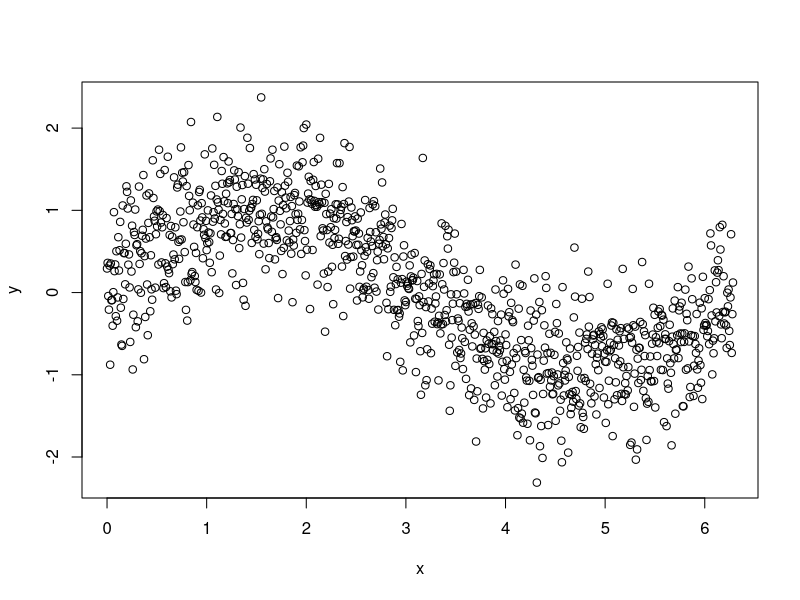
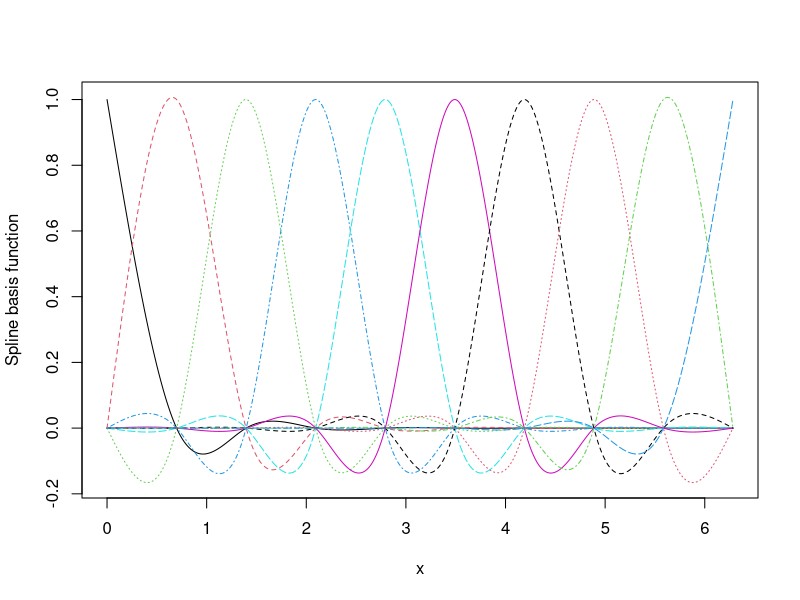
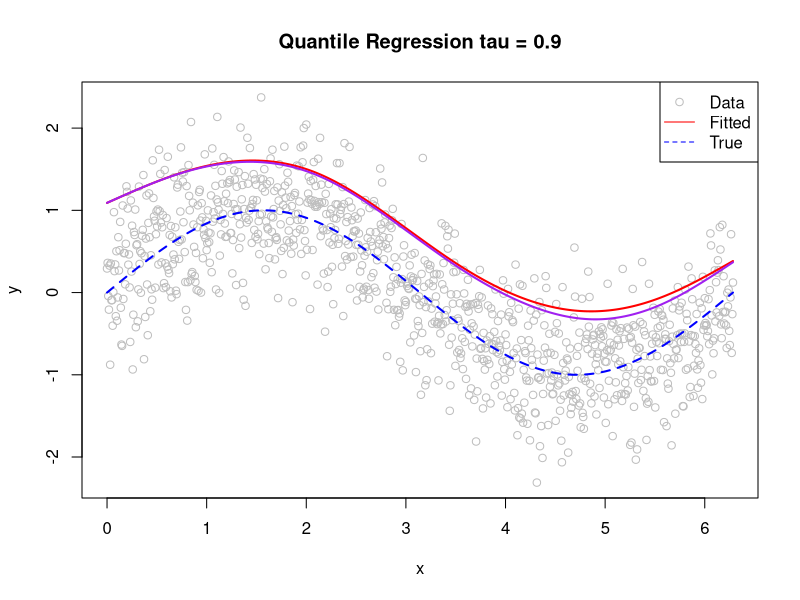
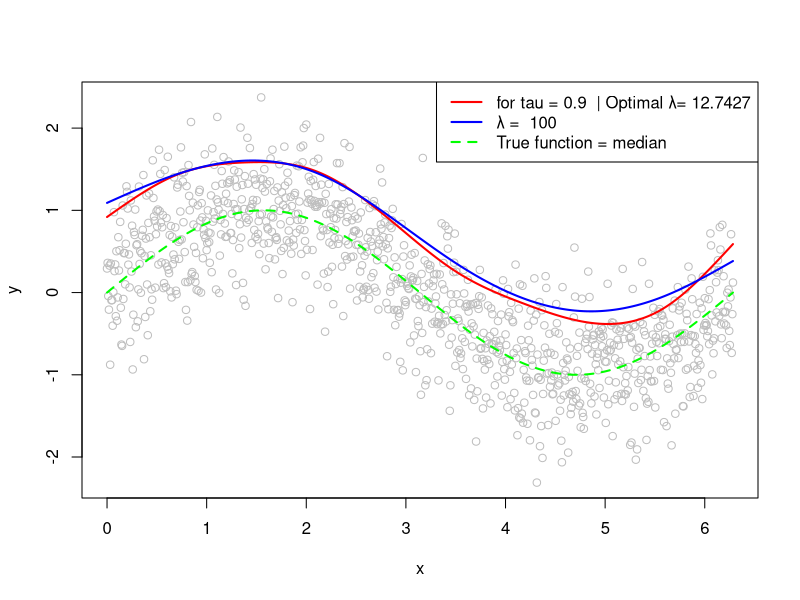

The R script that drew these images, in order:
## ---- chunk 1
knitr::opts_chunk$set(echo = TRUE)
require("knitr")
## ---- chunk 2
set.seed(12345)
## ---- chunk 3
n <- 1e3
x <- seq(0, 2*pi, length.out = n)
y <- sin(x) + rnorm(n, 0, 0.5)
dat <- data.frame(x = x, y = y)
plot(x, y)
## ---- chunk 4
library(mgcv)
sm <- smoothCon(s(x, k = 10, bs = "cr"), data=dat, knots=NULL)[[1]]
X <- sm$X
S <- sm$S[[1]] # penalty matrix S

fit <- lm(y ~ X-1, data = dat)

matplot(X, x = x, type = 'l', ylab = "Spline basis function")
## ---- chunk 5
# Computes ELF density and its derivatives w.r.t mu
dlf <- function(x, tau, mu, psi, log = FALSE, deriv = 0)
{
  sig <- 1
  y <- (x - mu) / sig
  out <- (1-tau) * y - psi * log(1 + exp(y / psi)) - log(sig * psi * beta(psi * (1 - tau), tau * psi))
  if (!log) out <- exp(out)
  if(deriv > 0)
  {
    out <- list("d" = out)
    dl <- dlogis(x, mu, psi*sig)
    pl <- plogis(x, mu, psi*sig)
    out$D <- sum((pl - (1-tau)) / sig)
    if(deriv > 1)
    {
      out$D2 <- sum(-dl / sig)
    }
  }
  return(out)
}

# Computes negative log-likelihood as a function of beta
negllkFun <- function(par, tau, psi, dat, X)
{
  mu <- X %*% par
  out <- - sum( dlf(x = dat, tau = tau, mu = mu, psi = psi, log = TRUE))
  return(out)
}

# Computes derivative of the log-likelihood w.r.t. beta
negGrad <- function(par, tau, psi, dat, X)
{
  mu <- X %*% par
  tmp <- lapply(1:length(mu),
                function(ii){
                  a <- - dlf(x = dat[ii], tau = tau, mu = mu[ii],
                  psi = psi, log = TRUE, deriv = 1)$D
                  return(a[1] * X[ii, ])
                }
  )
  out <- Reduce("+", tmp)
  return(out)
}
## ---- chunk 6
# version one of penalty
pen_negllk <- function(par, tau, psi, dat, X, S, lambda) {
  negllkFun(par, tau, psi, dat, X) + as.numeric(lambda * t(par) %*% (S %*% par))
}

pen_negGrad <- function(par, tau, psi, dat, X, S, lambda) {
  as.numeric(negGrad(par, tau, psi, dat, X)) + 2 * lambda * as.vector(S %*% par)
}

# second version of penalty
pen_ssqr <- function(beta, X, y, S, 
                     lambda,tau, psi =0.1, sigma =1){
  mu <- X %*% beta
  res <- (y-mu)
  pen <- as.numeric(t(beta) %*% S %*% beta) #produces a 1x1 matrix
  
  loss <- sum((tau -(res<0))* res) 
  penalty <- lambda * pen
  return(loss+penalty)
}
## ---- chunk 7
tau <- 0.9 #90th quantile
psi <- 0.1
lambda_1 <- 100
sigma <- 1


fit_pen_1 <- optim(par = coef(fit),
                fn = pen_negllk,
                gr = pen_negGrad,
                tau = tau, psi = psi, dat = dat$y, X = X, S = S, lambda = lambda_1,
                method = "BFGS")

fit_pen_2 <- optim(par = coef(fit),
                 fn = pen_ssqr,
                 y = y, X = X,
                 tau = tau, S = S,
                 lambda = lambda_1, method = "BFGS",
                 )

plot(x, y, col = "grey", main = paste("Quantile Regression tau =", tau))
lines(x, X %*% fit_pen_1$par, col = "red", lwd = 2)
lines(x, X %*% fit_pen_2$par, col = "purple", lwd = 2)
lines(x, sin(x), col = "blue", lty = 2, lwd = 2) # True function
legend("topright", legend = c("Data", "Fitted", "True"), 
       col = c("grey", "red", "blue"), lty = c(NA, 1, 2), pch = c(1, NA, NA))
## ---- chunk 8
# -> we want to find lambda that represents the data (not too small lambda that will overfit the data(model) nor too large that oversmooth the model )

# --- PARAMETERS
k_folds <- 5         # split the data into 5 equal folds (1 for validation, 2-5 for training)
taus <- 0.9          # quantile of interest
psi <- 0.05          # smoothing param used during fit (small)
sigma <- 1           # fixed
#Define lambda
lambda_grid <- 10^seq(-3, 10, length.out = 20)  # grid of lambdas to try (10^-2 to 10^5)
set.seed(42)


# --- K-Fold indices ---
n <- nrow(dat)
fold_indexs <- sample(rep(1:k_folds, length.out = n))

# store CV results
cv_results <- data.frame(lambda = lambda_grid, mean_val_loss = NA_real_)

# Precompute starting coefficients from full-data OLS (warm start)
start_coef <- coef(fit)  # from lm(y ~ X - 1)

# --- loop over lambda values in grid (K-Fold) ---
for (i in seq_along(lambda_grid)){
  lambda <- lambda_grid[i]
  validation_losses <- numeric(k_folds)
  
  for (fold in 1:k_folds) {
      train_index <- which(fold_indexs != fold)
      validation_index   <- which(fold_indexs == fold)
      
      X_train <- X[train_index,          , drop = FALSE]
      y_train <- dat$y[train_index]

      X_val   <- X[validation_index,     , drop = FALSE]
      y_val   <- dat$y[validation_index]
      
    
      
      #OLS on training fold
      ols_train <- lm(y_train ~ X_train -1)
      start_beta <- coef(ols_train)
      if (length(start_beta) != ncol(X)) start_beta <- rep(0, ncol(X))
      
      
      # FIT on training fold (with penalty lambda)
      fit_fold <- optim(
                      par = start_beta,
                      fn = pen_ssqr,
                      X = X_train,
                      y = y_train,
                      S = S,
                      lambda = lambda,
                      tau = tau,
                      method = "BFGS",
                      control = list(maxit = 1000, reltol = 1e-6)
                    )
      
      beta_hat <- fit_fold$par
      
    # Validation: compute mean pinball loss per observation (NO penalty)
    resid_val <- as.numeric (y_val - X_val %*% beta_hat)    # y - mu
    pinball_vec <- (tau - (resid_val < 0)) * resid_val
    validation_losses[fold] <- mean(pinball_vec)   # mean per-observation
  
  }
      
      # store mean validation loss (lower is better) (normalized per-observation)
      cv_results$mean_val_loss[i] <- mean(validation_losses)/ length(validation_index) 
}
  
  #choosing best lambda (minimal mean validation)
  best_row <- cv_results[which.min(cv_results$mean_val_loss),  ]
  best_lambda <- best_row$lambda
  print(paste("Best Lambda is: ", best_lambda))
  paste("CV loss at optimal lambda is", round(best_row, 6))
  
  #The optimal lambda is when the CV loss is the minimum
  
  
  
# Refit final model on FULL DATA with best lambda
# Warm start: OLS on full data
ols_full <- lm(dat$y ~ X - 1)
start_full <- coef(ols_full)
if (length(start_full) != ncol(X)) start_full <- rep(0, ncol(X))
  
 # Fit final model
  fit_final_with_best_lambda <- optim(par = start_full,
                            fn = pen_ssqr,
                            y = dat$y,
                            X = X,
                            tau = tau,
                            S = S,
                            lambda = best_lambda,
                            method = "BFGS")
  
  plot(x, y, col = "grey")
  
  lines(dat$x, as.numeric(X %*% fit_final_with_best_lambda$par), col = "red", lwd = 2)
  lines(dat$x, as.numeric(X %*% fit_pen_1$par), col = "blue", lwd = 2)
  lines(x, sin(x), col = "green", lty = 2, lwd = 2) # True function
  
  legend("topright",
       legend = c(
         paste("for tau =", tau," | Optimal λ=", round(best_lambda, 4)),
         paste("λ = ", lambda_1),
         "True function = median"
       ),
       col = c("red", "blue", "green"),
       lty = c(1, 1, 2),
       lwd = c(2, 2, 2))
  

## ---- chunk 9
# testing our code

